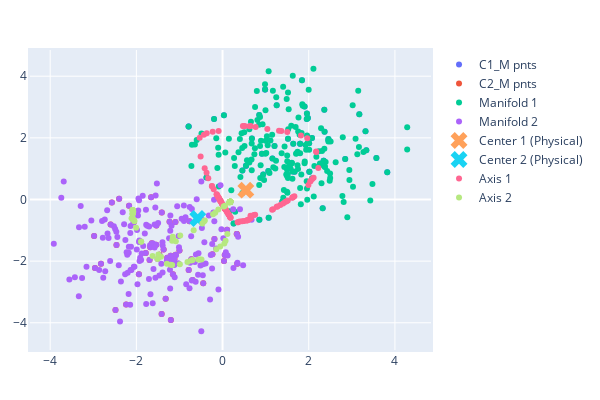

The code cell stored with this chart in its notebook:
### Code cell
plot_anchor_points_c1 =  (anchor_points[0,:,:].T * y_ks[0,:]).T
plot_anchor_points_c2 = (anchor_points[1,:,:].T * y_ks[1,:]).T
fig = go.Figure()
fig.add_trace(go.Scatter(x=cloud1_M[:,0], y=cloud1_M[:,1],mode='markers',  name="C1_M pnts"))
fig.add_trace(go.Scatter(x=cloud2_M[:,0], y=cloud2_M[:,1],mode='markers',  name="C2_M pnts"))
fig.add_trace(go.Scatter(x=cloud1[:,0], y=cloud1[:,1], name='Manifold 1', mode='markers'))
fig.add_trace(go.Scatter(x=cloud2[:,0], y=cloud2[:,1], name='Manifold 2', mode='markers'))
fig.add_trace(go.Scatter(x=[s_0_physical_1[0]], y=[s_0_physical_1[1]], name='Center 1 (Physical)', mode='markers', marker=dict(size=15, symbol='x')))
fig.add_trace(go.Scatter(x=[s_0_physical_2[0]], y=[s_0_physical_2[1]], name='Center 2 (Physical)', mode='markers', marker=dict(size=15, symbol='x')))
fig.add_trace(go.Scatter(x=plot_anchor_points_c1[:,0],y=plot_anchor_points_c1[:,1],mode='markers', name='Axis 1'))
fig.add_trace(go.Scatter(x=plot_anchor_points_c2[:,0],y=plot_anchor_points_c2[:,1],mode='markers', name='Axis 2'))
fig.update_layout(width=600, height=400,    
                  margin=dict(
                            l=30,
                            r=30,
                            b=50,
                            t=50,
                            pad=2
                        ),)
fig.show()
